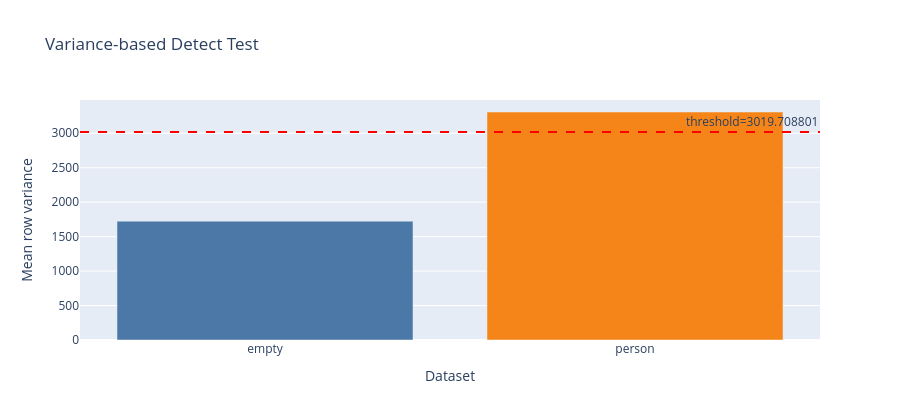

Source (notebook cell):
### Code cell
# Test detect by variance
import pandas as pd
import numpy as np
import plotly.graph_objects as go

baseline_csv = 'Router/khong nguoi/csi_data_20260313_120718.csv'
test_csv     = 'Router/khong nguoi/csi_data_20260313_154847.csv'


def build_amp_matrix(csv_path):
    df_local = pd.read_csv(csv_path)
    amps_local = []
    for _, row in df_local.iterrows():
        n_sub = int(row['len']) // 2
        i, q = _parse_row(row['data'], n_sub)
        amps_local.append(np.hypot(i, q))
    return np.stack(amps_local)

amp_person = build_amp_matrix(test_csv)
amp_empty = build_amp_matrix(baseline_csv)

# Tính variance cho mỗi dataset
var_empty = amp_empty.var(axis=1).mean()
var_person = amp_person.var(axis=1).mean()

# Threshold = trung bình hai giá trị
threshold = (var_empty + var_person) * 1.2 / 2

print(f'Baseline file : {baseline_csv}')
print(f'var_empty     : {var_empty:.6f}')
print(f'var_person    : {var_person:.6f}')
print(f'threshold     : {threshold:.6f}')
print(f'person > thr? : {var_person > threshold}')
print(f'empty  < thr? : {var_empty < threshold}')

fig = go.Figure()
fig.add_trace(go.Bar(
    x=['empty', 'person'],
    y=[var_empty, var_person],
    marker_color=['#4C78A8', '#F58518'],
    name='variance',
))
fig.add_hline(
    y=threshold,
    line_dash='dash',
    line_color='red',
    annotation_text=f'threshold={threshold:.6f}',
    annotation_position='top right',
)
fig.update_layout(
    title='Variance-based Detect Test',
    yaxis_title='Mean row variance',
    xaxis_title='Dataset',
    height=420,
)
fig.show()

### Figure 1 — Plotly figure (JSON) as saved in the notebook; plotly's stock layout.template omitted (floating-point values rounded to 4 significant figures)
{"data": [{"marker": {"color": ["#4C78A8", "#F58518"]}, "name": "variance", "type": "bar", "x": ["empty", "person"], "y": [1724.0, 3309.0]}], "layout": {"annotations": [{"showarrow": false, "text": "threshold=3019.708801", "x": 1, "xanchor": "right", "xref": "x domain", "y": 3020.0, "yanchor": "bottom", "yref": "y"}], "height": 420, "shapes": [{"line": {"color": "red", "dash": "dash"}, "type": "line", "x0": 0, "x1": 1, "xref": "x domain", "y0": 3020.0, "y1": 3020.0, "yref": "y"}], "title": {"text": "Variance-based Detect Test"}, "xaxis": {"title": {"text": "Dataset"}}, "yaxis": {"title": {"text": "Mean row variance"}}}}
